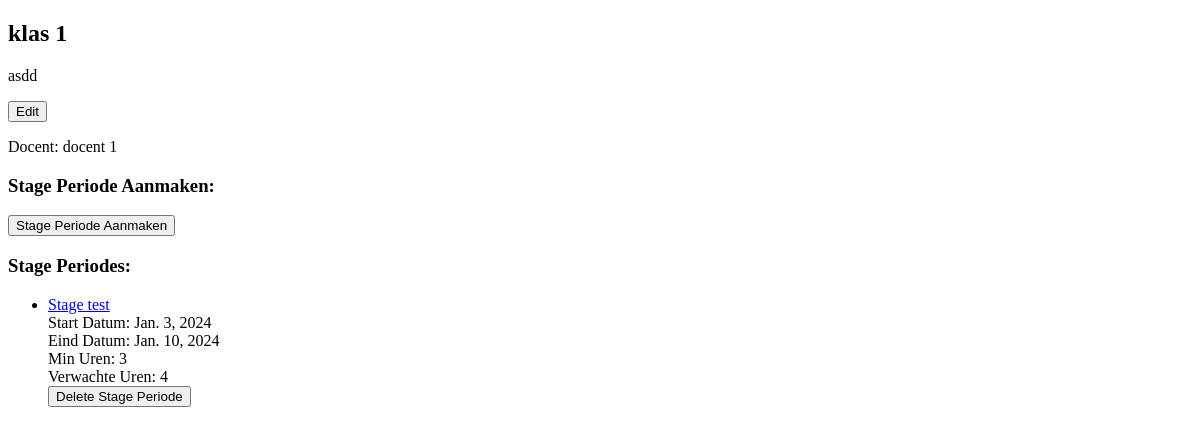
Page /homepage/klas_gegevens/15/ (signed in) on the earlier database version.
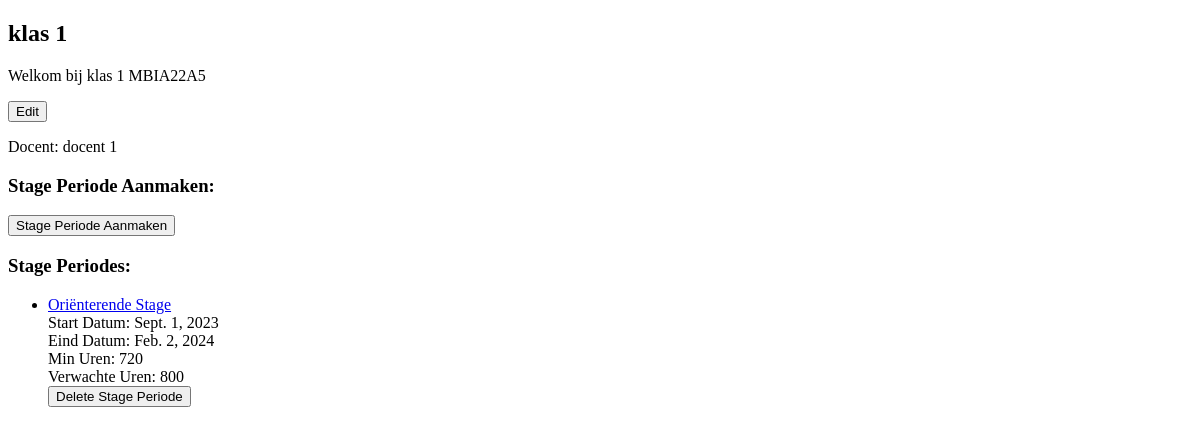
Same page on the later database version.
### homepage/models.py (models this page shows, shortened)
class Klas(models.Model):
    naam = models.CharField(max_length=100)
    docent = models.ForeignKey(settings.AUTH_USER_MODEL, on_delete=models.CASCADE)
    studenten = models.ManyToManyField(settings.AUTH_USER_MODEL, related_name='klassen', blank=True)
    beschrijving = models.TextField(blank=True)

class StagePeriode(models.Model):
    klas = models.ForeignKey('Klas', on_delete=models.CASCADE)
    bedrijf = models.ForeignKey(Bedrijf, on_delete=models.CASCADE, null=True, blank=True)
    start_datum = models.DateField()
    eind_datum = models.DateField()
    min_uren = models.IntegerField()
    verwachte_uren = models.IntegerField()
    stage_soort = models.CharField(max_length=100)

### user/models.py (models this page shows)
class MyUser(AbstractUser):
    ROLE_CHOICES = [
        ('Docent', 'Docent'),
        ('Student', 'Student'),
        ('Zakelijk', 'Zakelijk'),
    ]
    role = models.CharField(max_length=10, choices=ROLE_CHOICES, null=True, blank=True)
    notes = models.TextField(default="Geen Notities",)

### homepage/views.py (the view)
# urls.py: path('klas_gegevens/<int:klas_id>/', klas_gegevens, name='klas_gegevens'),
@login_required(login_url='index')
def klas_gegevens(request, klas_id):
    klas = get_object_or_404(Klas, id=klas_id)
    stage_periodes = StagePeriode.objects.filter(klas=klas)
    if request.user == klas.docent:
        if request.method == 'POST':
            description_form = ClassroomDescriptionForm(request.POST, instance=klas)
            if description_form.is_valid():
                description_form.save()
        else:
            description_form = ClassroomDescriptionForm(instance=klas)
    else:
        description_form = None
    return render(request, 'homepage/klas_gegevens.html', {'klas': klas, 'description_form': description_form, 'stage_periodes': stage_periodes})

### homepage/templates/homepage/klas_gegevens.html (shortened to what this page needs)
<!DOCTYPE html>
<html lang="en">
<head>
</head>
<body>
<h2>{{ klas.naam }}</h2>
{% if klas.beschrijving %}
    <div id="classDescription">
        <p id="beschrijving">{{ klas.beschrijving }}</p>
        {% if user.role == "Docent" %}
            <button onclick="enableEditMode()">Edit</button>
        {% endif %}
    </div>
{% endif %}
<p>Docent: {{ klas.docent.username }}</p>
    {% if user.role == "Docent" %}
            <h3>Stage Periode Aanmaken:</h3>
            <a href="{% url 'create_stage_periode' klas.id %}">
                <button>Stage Periode Aanmaken</button>
            </a>
    {% endif %}
<h3>Stage Periodes:</h3>
<ul>
    {% for stage_periode in stage_periodes %}
        <li>
            <a href="{% url 'stage_details' klas_id=klas.id stage_periode_id=stage_periode.id %}">{{ stage_periode.stage_soort }}</a>
            <br>
            Start Datum: {{ stage_periode.start_datum }}
            <br>
            Eind Datum: {{ stage_periode.eind_datum }}
            <br>
            Min Uren: {{ stage_periode.min_uren }}
            <br>
            Verwachte Uren: {{ stage_periode.verwachte_uren }}
            <br>
             {% if user.role == "Docent" %}
                <form method="post" action="{% url 'delete_stage_periode' klas_id=klas.id stage_periode_id=stage_periode.id %}" style="display: inline;">
                    <button type="submit">Delete Stage Periode</button>
                </form>
            {% endif %}
        </li>
    {% endfor %}
</ul>
</body>
</html>

Differences in the rows shown:
removed StagePeriode: stage_soort "Stage test", start_datum "Jan. 3, 2024", eind_datum "Jan. 10, 2024", min_uren "3", verwachte_uren "4"
changed Klas "klas 1": beschrijving "asdd" → "Welkom bij klas 1 MBIA22A5"
added StagePeriode: stage_soort "Oriënterende Stage", start_datum "Sept. 1, 2023", eind_datum "Feb. 2, 2024", min_uren "720", verwachte_uren "800"
